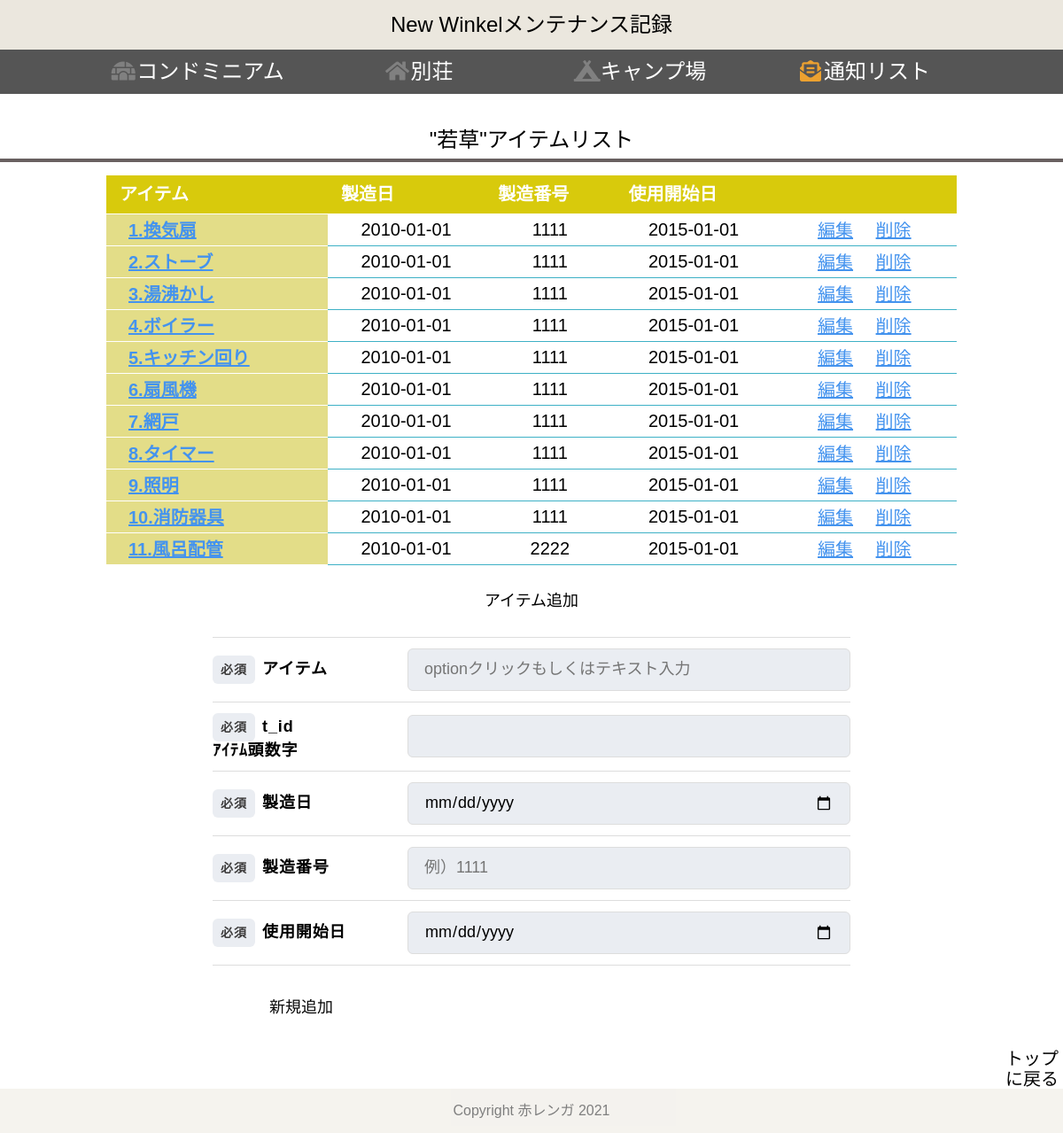
Page /w_itemlist/1 on the earlier database version.
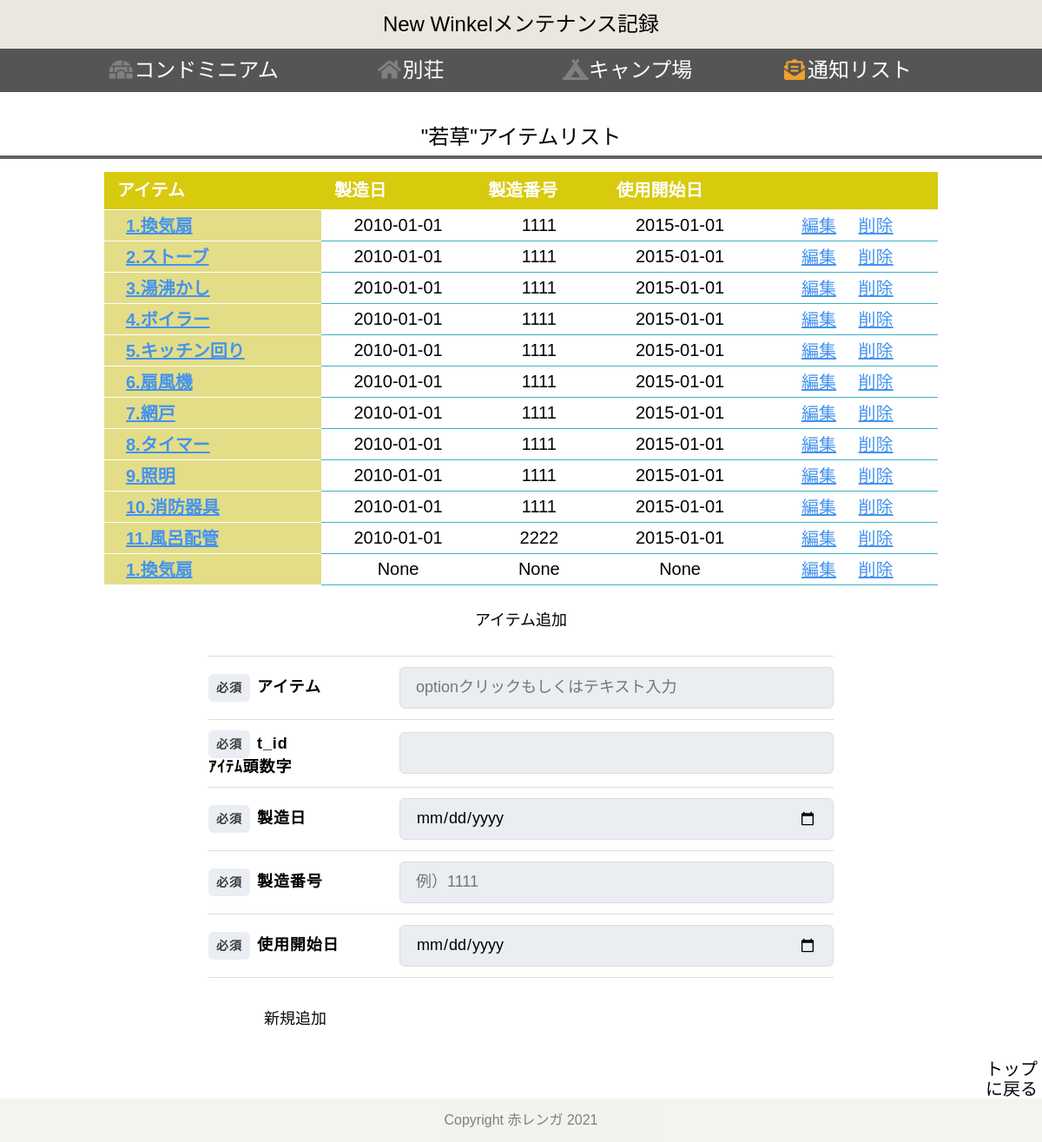
Same page on the later database version.
### tables this page shows
CREATE TABLE "wakakusa" (
	"taskid"	INTEGER,
	"item_id"	INTEGER,
	"t_id"	INTEGER,
	"item"	TEXT,
	"pro_date"	INTEGER,
	"pro_number"	TEXT,
	"set_date"	DATE,
	"t_date"	DATE,
	"task"	TEXT,
	"notice"	DATE,
	"nt_id"	INTEGER,
	PRIMARY KEY("taskid" AUTOINCREMENT)
);

### app.py (the view)
@app.route("/w_itemlist/<int:id>")
def w_itemlist(id):
    conn = sqlite3.connect("w_MN.db")
    c = conn.cursor()
    c.execute("select id from items where id = ?" , (id,))
    id = c.fetchone()[0]
    c.execute("select room from items where id = ?" , (id,))
    room = c.fetchone()[0]
    c.execute("select table_name from items where id = ?" , (id,))
    table_name = c.fetchone()[0]
    c.execute("select taskid, t_id, item, pro_date, pro_number, set_date from %s where pro_date is NOT NULL" % (table_name))
    itemlist = []
    item_list = []
    for row in c.fetchall():
        itemlist = dict({"taskid":row[0],"t_id":row[1], "item":row[2], "pro_date":row[3],"pro_number":row[4], "set_date":row[5]})
        item_list.append(itemlist)
    c.close()
    return render_template("w_itemlist.html" , w_item_list = item_list, table_name = table_name, room = room, id = id)

### templates/w_itemlist.html (shortened to what this page needs)
{% extends 'w_base_test2.html' %}
{% block content %}
<h2>"{{room}}"アイテムリスト</h2>
<table class="table_list" width="80%">
    <thead>
        <tr>
            <th>アイテム</th>
            <th>製造日</th>
            <th>製造番号</th>
            <th>使用開始日</th>
            <th></th>
        </tr>
    </thead>
    {% for item in w_item_list %}
    <tbody>
        <tr>
            <th label="アイテム"><a href="/w_tasklist/{{id}}/{{item['t_id']}}" class="btn4">{{item['item']}}</a></th>
            <td label="製造日　"><p>{{item["pro_date"]}}</p></td>
            <td label="製造番号"><p>{{item["pro_number"]}}</p></td>
            <td label="使用開始日"><p>{{item["set_date"]}}</p></td>
            <td>
                <div class="btn_top">
                    <a href="/edit/w_itemlist/{{id}}/{{item['taskid']}}" class="btn4">編集</a>
                    <a href="/del/w_itemlist/{{id}}/{{item['taskid']}}" onclick="return confirm('削除しますか？')" class="btn4">削除</a>
                </div>
            </td>
        </tr>
    </tbody>
    {% endfor %}
</table>
<form action="/add/w_itemlist/{{id}}" method="POST">
        <h3>アイテム追加</h3>
    <div class="Form">
        <div class="Form-Item">
            <p class="Form-Item-Label"><span class="Form-Item-Label-Required">必須</span>アイテム</p>
            <input type="text" name="item"  class="Form-Item-Input" list="item_list" placeholder="optionクリックもしくはテキスト入力" autocomplete="off">
        </div>
        <div class="Form-Item">
            <p class="Form-Item-Label"><span class="Form-Item-Label-Required">必須</span>t_id<br>ｱｲﾃﾑ頭数字</p>
            <input type="integer" name="t_id"  class="Form-Item-Input">
        </div>
        <div class="Form-Item">
            <p class="Form-Item-Label isMsg"><span class="Form-Item-Label-Required">必須</span>製造日　</p>
            <input type="date" name="pro_date" class="Form-Item-Input" placeholder="例）2021-1-23">
        </div>
        <div class="Form-Item">
            <p class="Form-Item-Label isMsg"><span class="Form-Item-Label-Required">必須</span>製造番号</p>
            <input type="text" name="pro_number" class="Form-Item-Input" placeholder="例）1111">
        </div>
        <div class="Form-Item">
            <p class="Form-Item-Label isMsg"><span class="Form-Item-Label-Required">必須</span>使用開始日</p>
            <input type="date" name="set_date" class="Form-Item-Input" placeholder="例）2021-1-23">
        </div>
    </div>
<div>
    <button type="submit" class="btn1">新規追加</button>
</div>
</form>
<div class="btn_top1">
    <a href="/" type="button" class="btn5">トップに戻る</a>
</div>
{% endblock %}

Differences in the rows shown:
added wakakusa: item "1.換気扇", pro_date "None", pro_number "None", set_date "None"
